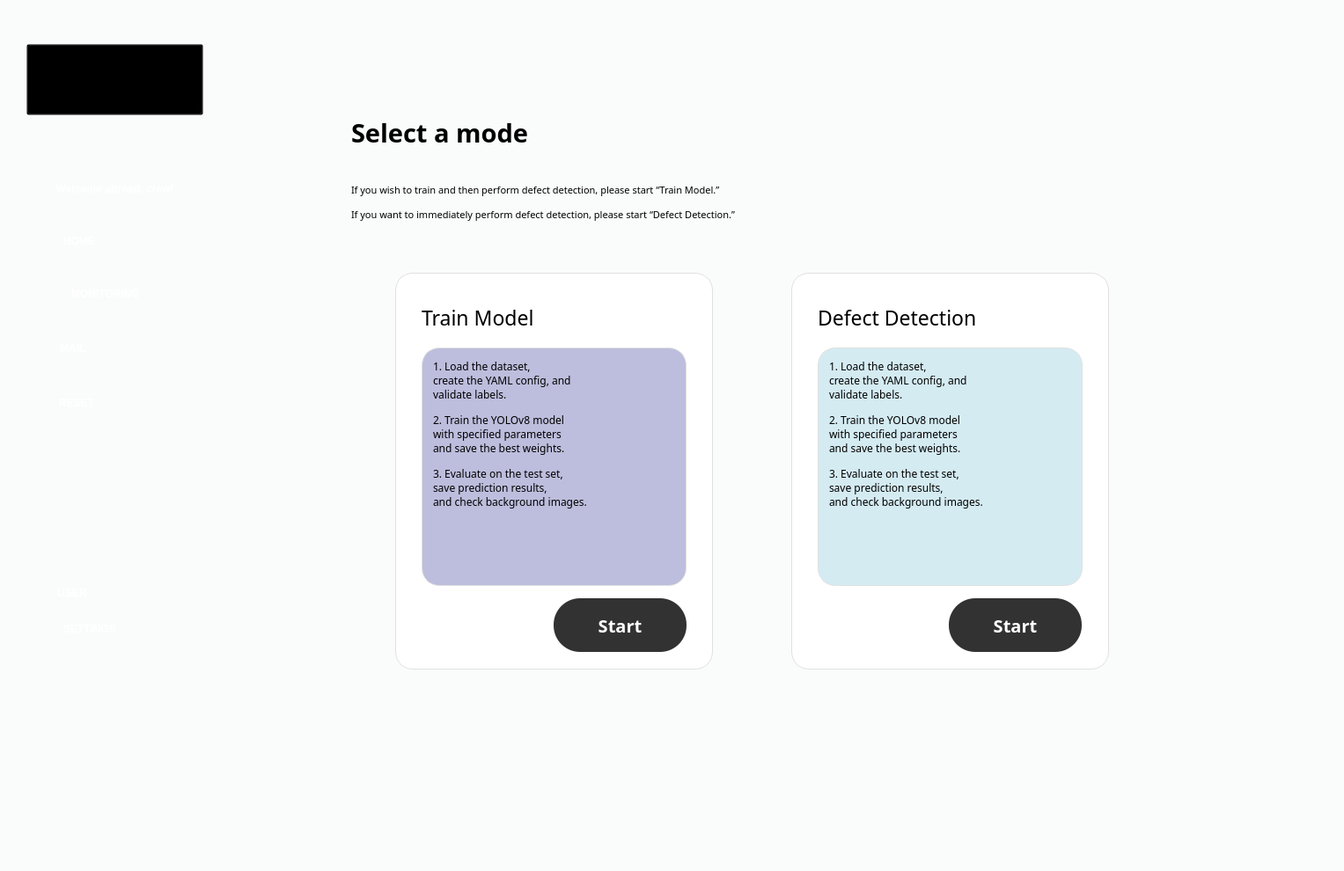
<?xml version="1.0" encoding="UTF-8"?>
<ui version="4.0">
 <class>MainWindow</class>
 <widget class="QMainWindow" name="MainWindow">
  <property name="geometry">
   <rect>
    <x>0</x>
    <y>0</y>
    <width>1527</width>
    <height>990</height>
   </rect>
  </property>
  <property name="windowTitle">
   <string>ORAIL GPS</string>
  </property>
  <property name="windowIcon">
   <iconset resource="res.qrc">
    <normaloff>:/icons/orail.png</normaloff>:/icons/orail.png</iconset>
  </property>
  <property name="styleSheet">
   <string notr="true">background-color: #FAFCFB;</string>
  </property>
  <widget class="QWidget" name="centralwidget">
   <widget class="QStackedWidget" name="stackedWidget">
    <property name="geometry">
     <rect>
      <x>259</x>
      <y>60</y>
      <width>1241</width>
      <height>1300</height>
     </rect>
    </property>
    <property name="contextMenuPolicy">
     <enum>Qt::NoContextMenu</enum>
    </property>
    <property name="currentIndex">
     <number>0</number>
    </property>
    <widget class="QWidget" name="page_3">
     <widget class="QLabel" name="title_lb_5">
      <property name="geometry">
       <rect>
        <x>140</x>
        <y>60</y>
        <width>411</width>
        <height>61</height>
       </rect>
      </property>
      <property name="font">
       <font>
        <family>Bahnschrift Light</family>
        <pointsize>22</pointsize>
        <weight>75</weight>
        <bold>true</bold>
       </font>
      </property>
      <property name="text">
       <string>Select a mode</string>
      </property>
     </widget>
     <widget class="QLabel" name="label_2">
      <property name="geometry">
       <rect>
        <x>140</x>
        <y>140</y>
        <width>611</width>
        <height>61</height>
       </rect>
      </property>
      <property name="font">
       <font>
        <family>Bahnschrift Light</family>
       </font>
      </property>
      <property name="text">
       <string>&lt;html&gt;&lt;head/&gt;&lt;body&gt;&lt;p&gt;&lt;span style=&quot; font-size:8pt;&quot;&gt;If you wish to train and then &lt;/span&gt;&lt;span style=&quot; font-size:8pt;&quot;&gt;perform defect detection&lt;/span&gt;&lt;span style=&quot; font-size:8pt;&quot;&gt;, please start “Train Model.”&lt;/span&gt;&lt;/p&gt;&lt;p&gt;&lt;span style=&quot; font-size:8pt;&quot;&gt;If you want to immediately perform defect detection, please start “Defect Detection.”&lt;/span&gt;&lt;/p&gt;&lt;/body&gt;&lt;/html&gt;</string>
      </property>
     </widget>
     <widget class="QGroupBox" name="groupBox">
      <property name="geometry">
       <rect>
        <x>150</x>
        <y>210</y>
        <width>921</width>
        <height>541</height>
       </rect>
      </property>
      <property name="styleSheet">
       <string notr="true">border:none;</string>
      </property>
      <property name="title">
       <string/>
      </property>
      <widget class="QWidget" name="start_widget_3" native="true">
       <property name="geometry">
        <rect>
         <x>490</x>
         <y>40</y>
         <width>361</width>
         <height>451</height>
        </rect>
       </property>
       <property name="styleSheet">
        <string notr="true">QWidget {
    border: 1px solid #E0E0E0;
    border-radius: 20px;
    background-color: white;
}
</string>
       </property>
       <widget class="QPushButton" name="start_btn_3">
        <property name="geometry">
         <rect>
          <x>179</x>
          <y>370</y>
          <width>151</width>
          <height>61</height>
         </rect>
        </property>
        <property name="font">
         <font>
          <family>Bahnschrift SemiBold</family>
          <pointsize>-1</pointsize>
          <weight>75</weight>
          <bold>true</bold>
         </font>
        </property>
        <property name="styleSheet">
         <string notr="true">QPushButton {
    background-color: rgb(50, 50, 50);    /* 기존보다 조금 더 밝은 회색 */
    color: rgb(255, 255, 255);            /* 흰색 글씨 */
    border-radius: 30px;                  /* 둥글게 */
    padding: 10px 20px;                   /* 버튼 안쪽 여백 */
    font-size: 20px;
    font-weight: bold;
    border: none;
}

QPushButton:hover {
    background-color: rgb(70, 70, 70);    /* 호버 시 살짝 더 밝게 */
}

QPushButton:pressed {
    background-color: rgb(40, 40, 40);    /* 클릭 시 살짝 어둡게 */
}
</string>
        </property>
        <property name="text">
         <string>Start</string>
        </property>
       </widget>
       <widget class="QWidget" name="widget_6" native="true">
        <property name="geometry">
         <rect>
          <x>30</x>
          <y>85</y>
          <width>301</width>
          <height>271</height>
         </rect>
        </property>
        <property name="styleSheet">
         <string notr="true">border-radius: 20px;
background-color:#d4ebf2;</string>
        </property>
        <widget class="QLabel" name="title_lb_10">
         <property name="geometry">
          <rect>
           <x>13</x>
           <y>13</y>
           <width>253</width>
           <height>222</height>
          </rect>
         </property>
         <property name="font">
          <font>
           <family>Bahnschrift Light</family>
           <pointsize>9</pointsize>
          </font>
         </property>
         <property name="styleSheet">
          <string notr="true">border: none;
background-color: transparent;
</string>
         </property>
         <property name="text">
          <string>&lt;html&gt;&lt;head/&gt;&lt;body&gt;&lt;p&gt;1. Load the dataset, &lt;br/&gt;create the YAML config, and &lt;br/&gt;validate labels.&lt;/p&gt;&lt;p&gt;2. Train the YOLOv8 model &lt;br/&gt;with specified parameters &lt;br/&gt;and save the best weights.&lt;/p&gt;&lt;p&gt;3. Evaluate on the test set, &lt;br/&gt;save prediction results, &lt;br/&gt;and check background images.&lt;/p&gt;&lt;/body&gt;&lt;/html&gt;</string>
         </property>
         <property name="alignment">
          <set>Qt::AlignLeading|Qt::AlignLeft|Qt::AlignTop</set>
         </property>
        </widget>
       </widget>
       <widget class="QLabel" name="title_lb_11">
        <property name="geometry">
         <rect>
          <x>30</x>
          <y>20</y>
          <width>251</width>
          <height>61</height>
         </rect>
        </property>
        <property name="font">
         <font>
          <family>Bahnschrift Light</family>
          <pointsize>17</pointsize>
         </font>
        </property>
        <property name="styleSheet">
         <string notr="true">border: none;
background-color: transparent;
</string>
        </property>
        <property name="text">
         <string>Defect Detection</string>
        </property>
       </widget>
      </widget>
      <widget class="QWidget" name="start_widget_2" native="true">
       <property name="geometry">
        <rect>
         <x>40</x>
         <y>40</y>
         <width>361</width>
         <height>451</height>
        </rect>
       </property>
       <property name="styleSheet">
        <string notr="true">QWidget {
    border: 1px solid #E0E0E0;
    border-radius: 20px;
    background-color: white;
}
</string>
       </property>
       <widget class="QPushButton" name="start_btn_2">
        <property name="geometry">
         <rect>
          <x>180</x>
          <y>370</y>
          <width>151</width>
          <height>61</height>
         </rect>
        </property>
        <property name="font">
         <font>
          <family>Bahnschrift SemiBold</family>
          <pointsize>-1</pointsize>
          <weight>75</weight>
          <bold>true</bold>
         </font>
        </property>
        <property name="styleSheet">
         <string notr="true">QPushButton {
    background-color: rgb(50, 50, 50);    /* 기존보다 조금 더 밝은 회색 */
    color: rgb(255, 255, 255);            /* 흰색 글씨 */
    border-radius: 30px;                  /* 둥글게 */
    padding: 10px 20px;                   /* 버튼 안쪽 여백 */
    font-size: 20px;
    font-weight: bold;
    border: none;
}

QPushButton:hover {
    background-color: rgb(70, 70, 70);    /* 호버 시 살짝 더 밝게 */
}

QPushButton:pressed {
    background-color: rgb(40, 40, 40);    /* 클릭 시 살짝 어둡게 */
}
</string>
        </property>
        <property name="text">
         <string>Start</string>
        </property>
       </widget>
       <widget class="QWidget" name="widget_5" native="true">
        <property name="geometry">
         <rect>
          <x>30</x>
          <y>85</y>
          <width>301</width>
          <height>271</height>
         </rect>
        </property>
        <property name="styleSheet">
         <string notr="true">border-radius: 20px;
background-color:#bdbddd;</string>
        </property>
        <widget class="QLabel" name="title_lb_8">
         <property name="geometry">
          <rect>
           <x>13</x>
           <y>13</y>
           <width>253</width>
           <height>222</height>
          </rect>
         </property>
         <property name="font">
          <font>
           <family>Bahnschrift Light</family>
           <pointsize>9</pointsize>
          </font>
         </property>
         <property name="styleSheet">
          <string notr="true">border: none;
background-color: transparent;
</string>
         </property>
         <property name="text">
          <string>&lt;html&gt;&lt;head/&gt;&lt;body&gt;&lt;p&gt;1. Load the dataset, &lt;br/&gt;create the YAML config, and &lt;br/&gt;validate labels.&lt;/p&gt;&lt;p&gt;2. Train the YOLOv8 model &lt;br/&gt;with specified parameters &lt;br/&gt;and save the best weights.&lt;/p&gt;&lt;p&gt;3. Evaluate on the test set, &lt;br/&gt;save prediction results, &lt;br/&gt;and check background images.&lt;/p&gt;&lt;/body&gt;&lt;/html&gt;</string>
         </property>
         <property name="alignment">
          <set>Qt::AlignLeading|Qt::AlignLeft|Qt::AlignTop</set>
         </property>
        </widget>
       </widget>
       <widget class="QLabel" name="title_lb_9">
        <property name="geometry">
         <rect>
          <x>30</x>
          <y>20</y>
          <width>221</width>
          <height>61</height>
         </rect>
        </property>
        <property name="font">
         <font>
          <family>Bahnschrift Light</family>
          <pointsize>17</pointsize>
         </font>
        </property>
        <property name="styleSheet">
         <string notr="true">border: none;
background-color: transparent;
</string>
        </property>
        <property name="text">
         <string>Train Model</string>
        </property>
       </widget>
      </widget>
     </widget>
    </widget>
    <widget class="QWidget" name="page_4"/>
   </widget>
   <widget class="QWidget" name="widget_3" native="true">
    <property name="geometry">
     <rect>
      <x>0</x>
      <y>-20</y>
      <width>261</width>
      <height>1141</height>
     </rect>
    </property>
    <property name="styleSheet">
     <string notr="true">QWidget {
    background: qlineargradient(
        x1:0, y1:0, x2:0, y2:1,
        stop:0 #5a94bb,   /* 위쪽 - 조금 더 밝은 톤 */
        stop:1 #4480a8    /* 아래쪽 - 기본 메인 색감 */
    );
}
</string>
    </property>
    <widget class="QLabel" name="title_lb_13">
     <property name="geometry">
      <rect>
       <x>20</x>
       <y>210</y>
       <width>221</width>
       <height>51</height>
      </rect>
     </property>
     <property name="font">
      <font>
       <family>Arial</family>
       <pointsize>15</pointsize>
       <weight>75</weight>
       <bold>true</bold>
      </font>
     </property>
     <property name="styleSheet">
      <string notr="true">background: transparent;</string>
     </property>
     <property name="text">
      <string>&lt;html&gt;&lt;head/&gt;&lt;body&gt;&lt;p align=&quot;center&quot;&gt;&lt;span style=&quot; font-size:9pt; color:#ffffff;&quot;&gt; Welcome abroad, crew!&lt;/span&gt;&lt;/p&gt;&lt;/body&gt;&lt;/html&gt;</string>
     </property>
    </widget>
    <widget class="QWidget" name="widget_9" native="true">
     <property name="geometry">
      <rect>
       <x>22</x>
       <y>260</y>
       <width>211</width>
       <height>511</height>
      </rect>
     </property>
     <property name="styleSheet">
      <string notr="true">background-color: transparent;
border-radius: 25px;
</string>
     </property>
     <widget class="QPushButton" name="home_btn_3">
      <property name="geometry">
       <rect>
        <x>9</x>
        <y>20</y>
        <width>111</width>
        <height>28</height>
       </rect>
      </property>
      <property name="styleSheet">
       <string notr="true">QPushButton {    
    color: white;                             /* 글자 흰색 */
    background-color: transparent;            /* 배경 투명 */
    font-weight: bold;                        /* 글자 굵게 */
}

QPushButton:hover {
    background-color: rgba(255, 255, 255, 0.15);  /* 호버 시 은은한 배경 강조 */
    border-radius: 10px;
}
</string>
      </property>
      <property name="text">
       <string>  HOME</string>
      </property>
      <property name="icon">
       <iconset resource="res.qrc">
        <normaloff>:/newPrefix/images/home_white.svg</normaloff>:/newPrefix/images/home_white.svg</iconset>
      </property>
      <property name="iconSize">
       <size>
        <width>32</width>
        <height>28</height>
       </size>
      </property>
      <property name="autoDefault">
       <bool>true</bool>
      </property>
     </widget>
     <widget class="QPushButton" name="monitoring_btn_3">
      <property name="geometry">
       <rect>
        <x>4</x>
        <y>78</y>
        <width>181</width>
        <height>31</height>
       </rect>
      </property>
      <property name="styleSheet">
       <string notr="true">QPushButton {    
    color: white;                             /* 글자 흰색 */
    background-color: transparent;            /* 배경 투명 */
    font-weight: bold;                        /* 글자 굵게 */
}

QPushButton:hover {
    background-color: rgba(255, 255, 255, 0.15);  /* 호버 시 은은한 배경 강조 */
    border-radius: 10px;
}
</string>
      </property>
      <property name="text">
       <string>  MONITORING</string>
      </property>
      <property name="icon">
       <iconset resource="res.qrc">
        <normaloff>:/newPrefix/images/monitor_white.svg</normaloff>:/newPrefix/images/monitor_white.svg</iconset>
      </property>
      <property name="iconSize">
       <size>
        <width>32</width>
        <height>32</height>
       </size>
      </property>
     </widget>
     <widget class="QPushButton" name="folder_btn_4">
      <property name="geometry">
       <rect>
        <x>7</x>
        <y>140</y>
        <width>101</width>
        <height>31</height>
       </rect>
      </property>
      <property name="styleSheet">
       <string notr="true">QPushButton {    
    color: white;                             /* 글자 흰색 */
    background-color: transparent;            /* 배경 투명 */
    font-weight: bold;                        /* 글자 굵게 */
}

QPushButton:hover {
    background-color: rgba(255, 255, 255, 0.15);  /* 호버 시 은은한 배경 강조 */
    border-radius: 10px;
}
</string>
      </property>
      <property name="text">
       <string>  MAIL</string>
      </property>
      <property name="icon">
       <iconset resource="res.qrc">
        <normaloff>:/newPrefix/images/mail_white.svg</normaloff>:/newPrefix/images/mail_white.svg</iconset>
      </property>
      <property name="iconSize">
       <size>
        <width>27</width>
        <height>27</height>
       </size>
      </property>
     </widget>
     <widget class="QPushButton" name="reset_btn_3">
      <property name="geometry">
       <rect>
        <x>11</x>
        <y>205</y>
        <width>101</width>
        <height>25</height>
       </rect>
      </property>
      <property name="styleSheet">
       <string notr="true">QPushButton {    
    color: white;                             /* 글자 흰색 */
    background-color: transparent;            /* 배경 투명 */
    font-weight: bold;                        /* 글자 굵게 */
}

QPushButton:hover {
    background-color: rgba(255, 255, 255, 0.15);  /* 호버 시 은은한 배경 강조 */
    border-radius: 10px;
}
</string>
      </property>
      <property name="text">
       <string>  RESET</string>
      </property>
      <property name="icon">
       <iconset resource="res.qrc">
        <normaloff>:/newPrefix/images/reset_white.svg</normaloff>:/newPrefix/images/reset_white.svg</iconset>
      </property>
      <property name="iconSize">
       <size>
        <width>25</width>
        <height>25</height>
       </size>
      </property>
     </widget>
     <widget class="QPushButton" name="persnal_btn_11">
      <property name="geometry">
       <rect>
        <x>11</x>
        <y>420</y>
        <width>91</width>
        <height>28</height>
       </rect>
      </property>
      <property name="styleSheet">
       <string notr="true">QPushButton {    
    color: white;                             /* 글자 흰색 */
    background-color: transparent;            /* 배경 투명 */
    font-weight: bold;                        /* 글자 굵게 */
}

QPushButton:hover {
    background-color: rgba(255, 255, 255, 0.15);  /* 호버 시 은은한 배경 강조 */
    border-radius: 10px;
}
</string>
      </property>
      <property name="text">
       <string>  USER</string>
      </property>
      <property name="icon">
       <iconset resource="res.qrc">
        <normaloff>:/newPrefix/images/user_white.svg</normaloff>:/newPrefix/images/user_white.svg</iconset>
      </property>
      <property name="iconSize">
       <size>
        <width>28</width>
        <height>28</height>
       </size>
      </property>
     </widget>
     <widget class="QPushButton" name="setting_btn_4">
      <property name="geometry">
       <rect>
        <x>11</x>
        <y>460</y>
        <width>131</width>
        <height>30</height>
       </rect>
      </property>
      <property name="styleSheet">
       <string notr="true">QPushButton {    
    color: white;                             /* 글자 흰색 */
    background-color: transparent;            /* 배경 투명 */
    font-weight: bold;                        /* 글자 굵게 */
}

QPushButton:hover {
    background-color: rgba(255, 255, 255, 0.15);  /* 호버 시 은은한 배경 강조 */
    border-radius: 10px;
}
</string>
      </property>
      <property name="text">
       <string>  SETTINGS</string>
      </property>
      <property name="icon">
       <iconset resource="res.qrc">
        <normaloff>:/newPrefix/images/settings_white.svg</normaloff>:/newPrefix/images/settings_white.svg</iconset>
      </property>
      <property name="iconSize">
       <size>
        <width>30</width>
        <height>30</height>
       </size>
      </property>
     </widget>
    </widget>
    <widget class="QPushButton" name="persnal_btn_12">
     <property name="geometry">
      <rect>
       <x>30</x>
       <y>70</y>
       <width>201</width>
       <height>81</height>
      </rect>
     </property>
     <property name="styleSheet">
      <string notr="true">background-color: transparent</string>
     </property>
     <property name="text">
      <string/>
     </property>
     <property name="icon">
      <iconset resource="res.qrc">
       <normaloff>:/newPrefix/images/samsung_white_logo.svg</normaloff>:/newPrefix/images/samsung_white_logo.svg</iconset>
     </property>
     <property name="iconSize">
      <size>
       <width>200</width>
       <height>160</height>
      </size>
     </property>
    </widget>
   </widget>
  </widget>
  <widget class="QMenuBar" name="menubar">
   <property name="geometry">
    <rect>
     <x>0</x>
     <y>0</y>
     <width>1527</width>
     <height>22</height>
    </rect>
   </property>
  </widget>
  <widget class="QStatusBar" name="statusbar"/>
 </widget>
 <resources>
  <include location="res.qrc"/>
 </resources>
 <connections/>
</ui>
